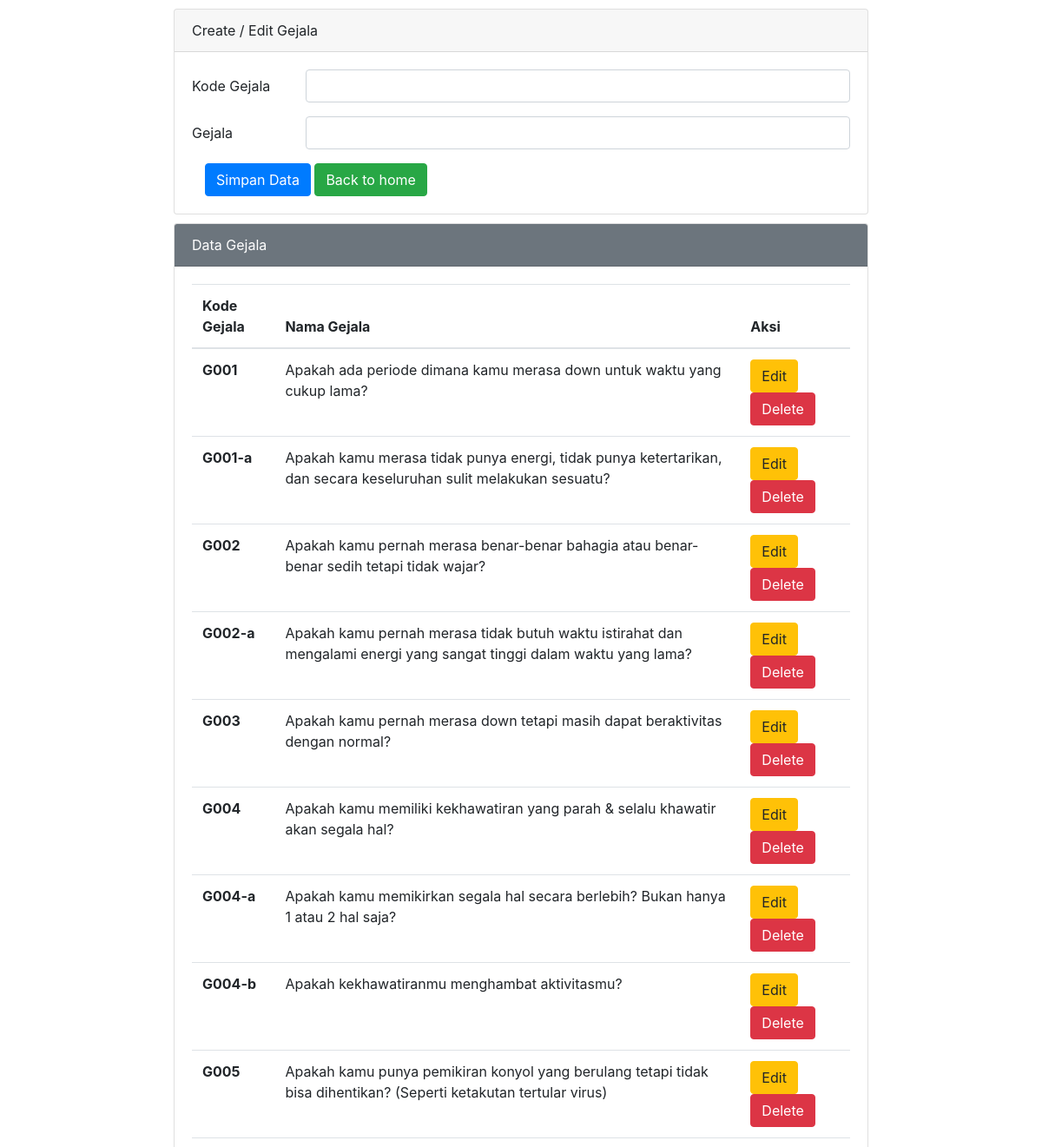
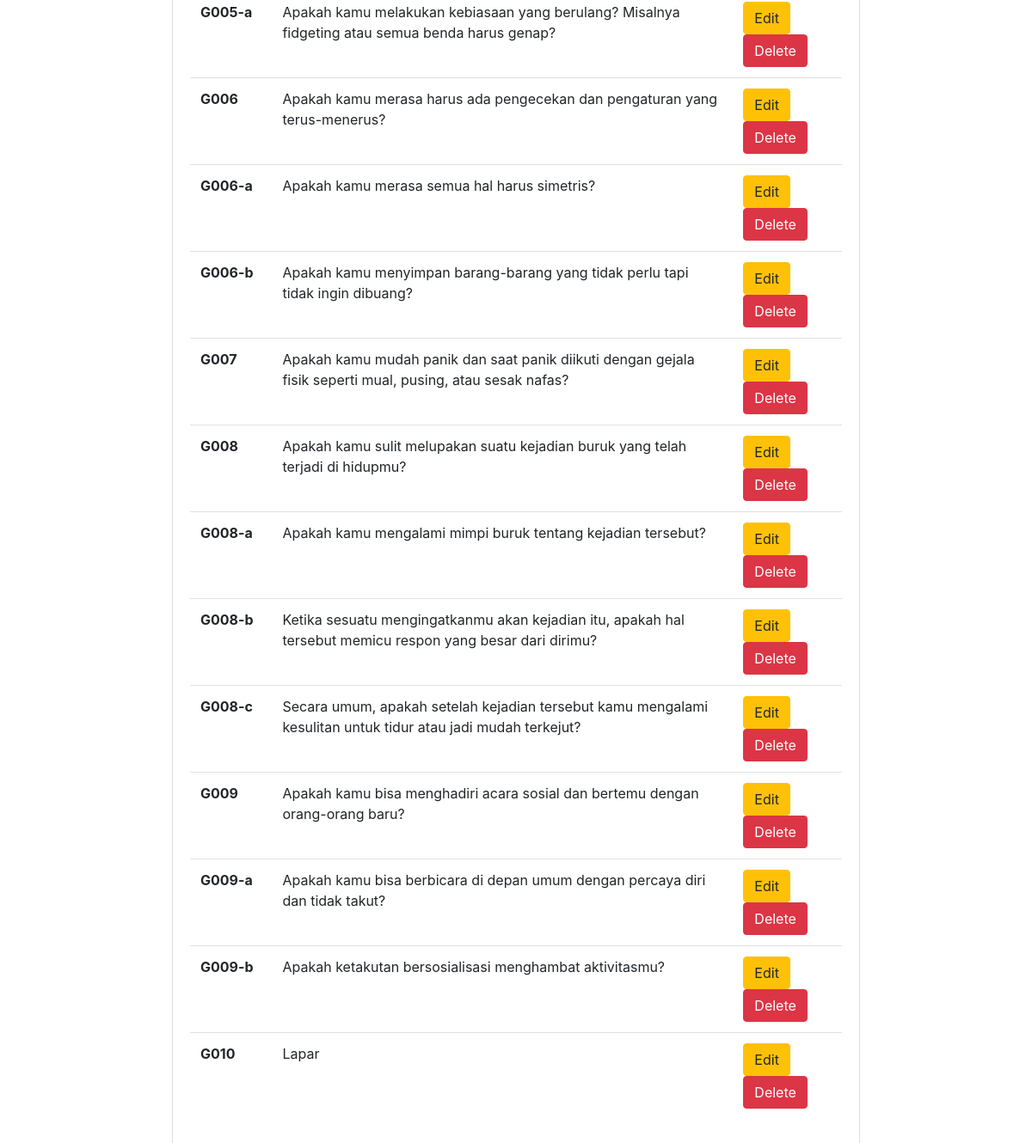
Page /admin-gejala.php on the committed database (2 pictures, top to bottom).
### tables this page shows
CREATE TABLE `tb_pertanyaan` (
  `kode_pertanyaan` varchar(50) NOT NULL,
  `isi_pertanyaan` varchar(200) NOT NULL
);

### admin-gejala.php (the view, shortened to what this page needs)
<?php
$host = "localhost";
$user = "root";
$pass = "";
$db = "sispak";
$koneksi = mysqli_connect($host, $user, $pass, $db);
$kodegejala = "";
$namagejala = "";
?>
<!DOCTYPE html>
<html lang="en">
<head>
    <link rel="stylesheet" href="https://cdn.jsdelivr.net/npm/bootstrap@4.0.0/dist/css/bootstrap.min.css"
>
</head>
<body>
    <div class="mx-auto">
        <div class="card">
            <div class="card-header">
                Create / Edit Gejala
            </div>
            <div class="card-body">
                <form action="" method="POST">
                    <form>
                        <div class="form-group row">
                            <label for="kodegejala" class="col-sm-2 col-form-label">Kode Gejala</label>
                            <div class="col-sm-10">
                                <input type="text" class="form-control" id="kodegejala" name="kodegejala"
                                    value="<?php echo $kodegejala ?>">
                            </div>
                        </div>
                        <div class="form-group row">
                            <label for="namagejala" class="col-sm-2 col-form-label">Gejala</label>
                            <div class="col-sm-10">
                                <input type="text" class="form-control" id="namagejala" name="namagejala"
                                    value="<?php echo $namagejala ?>">
                            </div>
                        </div>
                        <div class="col-12">
                            <input type="submit" name="simpan" value="Simpan Data" class="btn btn-primary"> <span> <a href="admin-home.php"><button type="button" class="btn btn-success">Back to home</button></a></span>
                        </div>
                    </form>
            </div>
        </div>
        <div class="card">
            <div class="card-header text-white bg-secondary">
                Data Gejala
            </div>
            <div class="card-body">
                <table class="table">
                    <thead>
                        <tr>
                            <th scope="col">Kode Gejala</th>
                            <th scope="col">Nama Gejala</th>
                            <th scope="col">Aksi</th>
                        </tr>
                    <tbody>
                        <?php
                        $sql2 = "select * from tb_pertanyaan order by kode_pertanyaan asc";
                        $q2 = mysqli_query($koneksi, $sql2);
                        while ($r2 = mysqli_fetch_array($q2)) {
                            $kodegejala = $r2['kode_pertanyaan'];
                            $namagejala = $r2['isi_pertanyaan'];
                            ?>
                            <tr>
                                <th scope="row">
                                    <?php echo $kodegejala ?>
                                </th>
                                <td scope="row">
                                    <?php echo $namagejala ?>
                                </td>
                                <td scope="row">
                                    <a href="admin-gejala.php?op=edit&kodegejala=<?php echo $kodegejala ?>"><button
                                            type="button" class="btn btn-warning">Edit</button></a>
                                    <a href="admin-gejala.php?op=delete&kodegejala=<?php echo $kodegejala?>" onclick="return confirm('Anda yakin menghapus gejala?')"><button type="button" class="btn btn-danger">Delete</button></a>
                                </td>
                            </tr>
                            <?php
                        }
                        ?>
                    </tbody>
                    </thead>
                </table>
            </div>
        </div>
    </div>
</body>
</html>

### admin-gejala.php (style rules this page uses)
.mx-auto { width: 800px }
.card { margin-top: 10px }

### rows in the picture
tb_pertanyaan: kode_pertanyaan "G001", isi_pertanyaan "Apakah ada periode dimana kamu merasa down untuk waktu yang cukup lama?"
tb_pertanyaan: kode_pertanyaan "G001-a", isi_pertanyaan "Apakah kamu merasa tidak punya energi, tidak punya ketertarikan, dan secara keseluruhan sulit melakukan sesuatu?"
tb_pertanyaan: kode_pertanyaan "G002", isi_pertanyaan "Apakah kamu pernah merasa benar-benar bahagia atau benar-benar sedih tetapi tidak wajar?"
tb_pertanyaan: kode_pertanyaan "G002-a", isi_pertanyaan "Apakah kamu pernah merasa tidak butuh waktu istirahat dan mengalami energi yang sangat tinggi dalam waktu yang lama?"
tb_pertanyaan: kode_pertanyaan "G003", isi_pertanyaan "Apakah kamu pernah merasa down tetapi masih dapat beraktivitas dengan normal?"
tb_pertanyaan: kode_pertanyaan "G004", isi_pertanyaan "Apakah kamu memiliki kekhawatiran yang parah & selalu khawatir akan segala hal?"
tb_pertanyaan: kode_pertanyaan "G004-a", isi_pertanyaan "Apakah kamu memikirkan segala hal secara berlebih? Bukan hanya 1 atau 2 hal saja?"
tb_pertanyaan: kode_pertanyaan "G004-b", isi_pertanyaan "Apakah kekhawatiranmu menghambat aktivitasmu?"
tb_pertanyaan: kode_pertanyaan "G005", isi_pertanyaan "Apakah kamu punya pemikiran konyol yang berulang tetapi tidak bisa dihentikan? (Seperti ketakutan tertular virus)"
tb_pertanyaan: kode_pertanyaan "G005-a", isi_pertanyaan "Apakah kamu melakukan kebiasaan yang berulang? Misalnya fidgeting atau semua benda harus genap?"
tb_pertanyaan: kode_pertanyaan "G006", isi_pertanyaan "Apakah kamu merasa harus ada pengecekan dan pengaturan yang terus-menerus?"
tb_pertanyaan: kode_pertanyaan "G006-a", isi_pertanyaan "Apakah kamu merasa semua hal harus simetris?"
tb_pertanyaan: kode_pertanyaan "G006-b", isi_pertanyaan "Apakah kamu menyimpan barang-barang yang tidak perlu tapi tidak ingin dibuang?"
tb_pertanyaan: kode_pertanyaan "G007", isi_pertanyaan "Apakah kamu mudah panik dan saat panik diikuti dengan gejala fisik seperti mual, pusing, atau sesak nafas?"
tb_pertanyaan: kode_pertanyaan "G008", isi_pertanyaan "Apakah kamu sulit melupakan suatu kejadian buruk yang telah terjadi di hidupmu?"
tb_pertanyaan: kode_pertanyaan "G008-a", isi_pertanyaan "Apakah kamu mengalami mimpi buruk tentang kejadian tersebut?"
tb_pertanyaan: kode_pertanyaan "G008-b", isi_pertanyaan "Ketika sesuatu mengingatkanmu akan kejadian itu, apakah hal tersebut memicu respon yang besar dari dirimu?"
tb_pertanyaan: kode_pertanyaan "G008-c", isi_pertanyaan "Secara umum, apakah setelah kejadian tersebut kamu mengalami kesulitan untuk tidur atau jadi mudah terkejut?"
tb_pertanyaan: kode_pertanyaan "G009", isi_pertanyaan "Apakah kamu bisa menghadiri acara sosial dan bertemu dengan orang-orang baru?"
tb_pertanyaan: kode_pertanyaan "G009-a", isi_pertanyaan "Apakah kamu bisa berbicara di depan umum dengan percaya diri dan tidak takut?"
tb_pertanyaan: kode_pertanyaan "G009-b", isi_pertanyaan "Apakah ketakutan bersosialisasi menghambat aktivitasmu?"
tb_pertanyaan: kode_pertanyaan "G010", isi_pertanyaan "Lapar"
